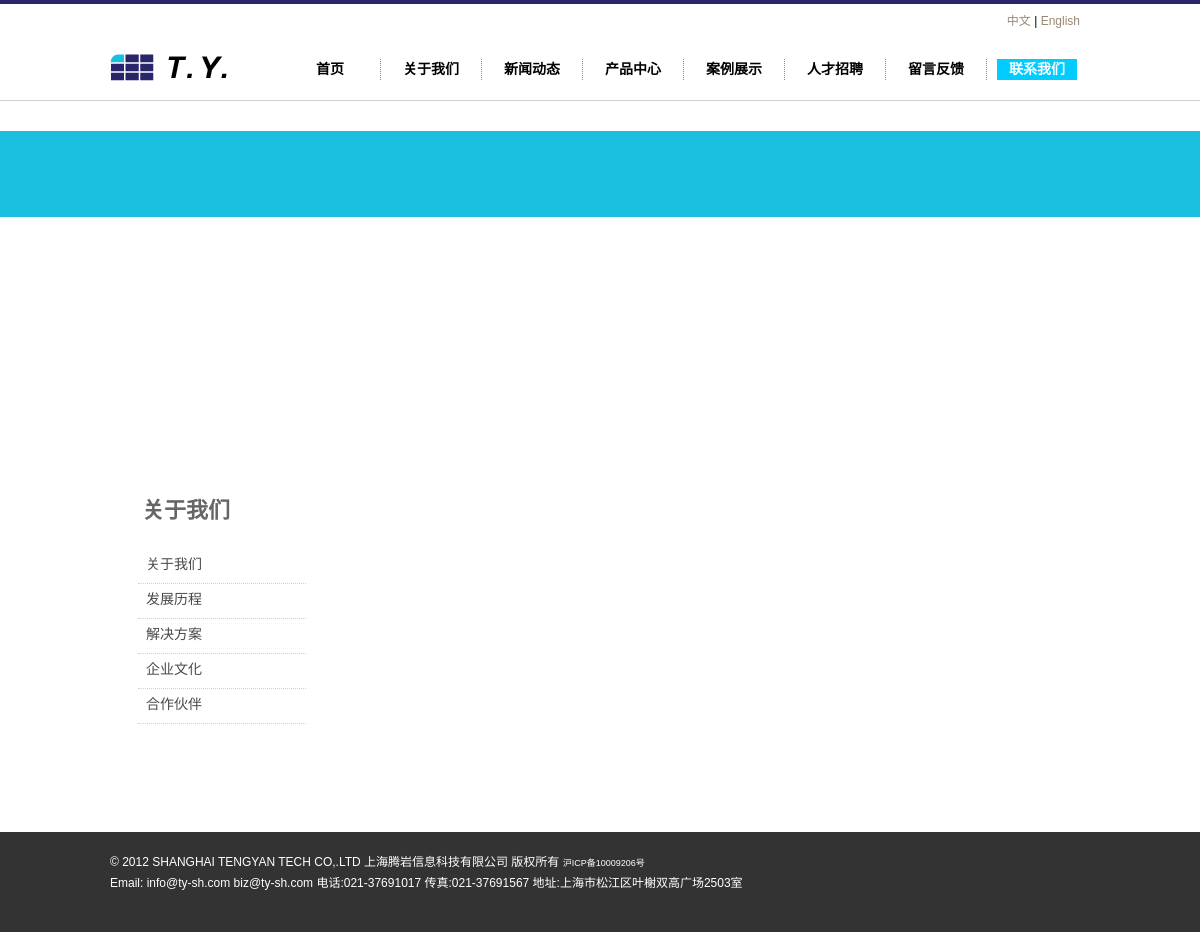
Screenshot of /about/contact.php with the database file from the repository.
### tables this page shows
CREATE TABLE `layoutpic` (
  `id_layoutpic` int(11) NOT NULL auto_increment,
  `id_layout` int(11) NOT NULL,
  `id_hr` int(11) NOT NULL,
  `title` varchar(250) NOT NULL,
  `intro` text NOT NULL,
  `url` varchar(250) NOT NULL,
  `opicname` varchar(250) NOT NULL,
  `spicname` varchar(250) NOT NULL,
  `dele` int(1) NOT NULL default '1',
  `type` varchar(3) NOT NULL,
  `indate` datetime NOT NULL,
  `modate` datetime NOT NULL,
  `deldate` datetime NOT NULL,
  `browsecount` int(11) NOT NULL,
  PRIMARY KEY  (`id_layoutpic`)
);

CREATE TABLE `siteset` (
  `id_siteset` int(11) NOT NULL auto_increment,
  `lang` int(1) NOT NULL default '1',
  `title` text NOT NULL,
  `keywords` text NOT NULL,
  `description` text NOT NULL,
  `otherheader` text NOT NULL,
  `iscopy` int(1) NOT NULL default '0',
  `rmailbox` varchar(50) NOT NULL,
  `smailbox` varchar(50) NOT NULL,
  `smailboxpass` varchar(50) NOT NULL,
  `icp` varchar(25) NOT NULL,
  `mapcode` text NOT NULL,
  `statistics` text NOT NULL,
  `isstyle` varchar(8) NOT NULL,
  PRIMARY KEY  (`id_siteset`)
);

CREATE TABLE `layout` (
  `id_layout` int(11) NOT NULL auto_increment,
  `lang` int(1) NOT NULL default '1',
  `title` varchar(250) NOT NULL,
  `url` text NOT NULL,
  `intro` text NOT NULL,
  `content` text NOT NULL,
  `openstat` int(1) NOT NULL default '1',
  `ordernum` int(11) NOT NULL,
  PRIMARY KEY  (`id_layout`)
);

### www/inc/config.php (called while the page is built, shortened)
<?php
require_once("mysql.class.php");
$db_hostname="localhost";
$db_username="root";
$db_password="123456";
$db_database="demo-l1";
?>

### www/inc/function.class.php (called while the page is built, shortened)
<?php
$objDB=new mysql($db_hostname,$db_username,$db_password,$db_database);
$strSQL = "select iscopy,otherheader,title,keywords,description,icp,mapcode,statistics from siteset where id_siteset=1" ;
$objDB->Execute($strSQL);
$setinfo=$objDB->fields();
function getcurrentfilename(){
return end(explode('/',$_SERVER["PHP_SELF"]));
}
function getlayoutinfo($lid,$tableField){
global	 $objDB;
$strSQL = "select $tableField from layout where id_layout='".$lid."'" ;
$objDB->Execute($strSQL);
$getlayoutinfo=$objDB->fields();
return $getlayoutinfo;
}
function getlayoutpic($lid,$postion){
global	 $objDB;
$strSQL = "select opicname as pic from layoutpic  where id_layout ='".$lid."' order by  id_layoutpic asc limit $postion,1" ;
$objDB->Execute($strSQL);
$arronepic=$objDB->fields();
return $arronepic[pic];
}
?>

### www/inc/cn_about_core.php (called while the page is built, shortened)
<?php
require "../inc/config.php";
require "../inc/function.class.php";
?>

### www/about/contact.php (the view, shortened to what this page needs)
<?php
require "../inc/cn_about_core.php";
$str=getpagesetinfo($_GET[pageid],'content,title,pagetitle,keywords,description');
?>
<!DOCTYPE html PUBLIC "-//W3C//DTD XHTML 1.0 Transitional//EN" "http://www.w3.org/TR/xhtml1/DTD/xhtml1-transitional.dtd">
<html xmlns="http://www.w3.org/1999/xhtml">
<head>
<link href="../inc/css/css1.css" rel="stylesheet" type="text/css">
</head>
<body>
<? require "../header.php"; ?>
<div id="about_banner">
<div id="contact_box">
<?=$setinfo[mapcode]?>
</div>
</div>
<div id="contact_contbox">
<div id="about_top">
<div id="about_toptitle">关于我们</div>
<div id="about_topintro"><?=$str[title];?></div>
</div>
<div id="about_left">
<? require "./leftmenu.php"; ?>
</div>
<div id="about_right">
</div>
</div>
<? require "../footer.php"; ?>
</body>
</html>

### www/header.php (shortened to what this page needs)
<div id="header_box">
<div id="header" >
<div id="header_logo"><a href="/"><img src="/upload/layout/<?=getlayoutpic(1,0)?>" width="132" height="27" /></a></div>
<div id="header_menubox">
<div id="header_language"><a href="/">中文</a> | <a href="/en/">English</a></div>
<div id="header_menu" style="position: relative">
<ul  id="menu">
<li><a href="/" id="n1"  <? if(getcurrentfilename()=='index.php'){echo ' class="curr"';}?>>首页</a></li>
<li><a href="/about/about.php?pageid=1" id="n2"  <? if(getcurrentfilename()=='about.php'){echo ' class="curr"';}?>>关于我们</a></li>
<li><a href="/news/news.php" id="n3"  <? if(getcurrentfilename()=='news.php'){echo ' class="curr"';}?>>新闻动态</a></li>
<li><a href="/product/product.php?id1=1" id="n4"  <? if(getcurrentfilename()=='product.php'){echo ' class="curr"';}?>>产品中心</a></li>
<li><a href="/case/case.php" id="n5"  <? if(getcurrentfilename()=='case.php'){echo ' class="curr"';}?>>案例展示</a></li>
<li><a href="/about/hr.php?pageid=7" id="n6"  <? if(getcurrentfilename()=='hr.php'){echo ' class="curr"';}?>>人才招聘</a></li>
<li><a href="javascript:void(0)"  onclick="needsendmail2();" id="n7"  >留言反馈</a></li>
<li style="border-right: none;"><a href="/about/contact.php?pageid=6" id="n8"  <? if(getcurrentfilename()=='contact.php'){echo ' class="curr"';}?>>联系我们</a></li>
</ul>
</div>
</div>
</div>
</div>

### www/footer.php (shortened to what this page needs)
<div id="footer">
<div id="footer_info">
<p>
<?
$footertext=getlayoutinfo(2,'content');
echo $footertext[content];
?>
</p>
</div>
</div>

### www/inc/css/css1.css (style rules this page uses)
html,body,div,img,h1,h2,h3,h4,h5,h6,ul,p,blockquote,form,fieldset,table,th,td,fieldset,legend { margin:0;padding:0;border:0; }
html { overflow-y:scroll; }
body { font-size:87.5%; }
a { outline:none; border-style: none; -moz-outline-style: none; }
p,ul,ol { margin-bottom:15px; }
li { margin-left:20px; }
a { color: #183F72; text-decoration: underline; }
body { font-family: Arial, Helvetica, sans-serif; text-align:left; font-size: 9pt; background-color:#fff; line-height: 1.5em; }
#header_box { width: 100%;height:96px;border-top: 4px #28256B solid;border-bottom:1px #D0D0D0 solid; }
#header { width: 980px;height:96px;margin: 0 auto; }
#header_logo { float:left;width: 137px;height:30px; margin-top:50px; }
#header_menubox { float:right;width:840px; height:96px; }
#header_language { float:right; margin-right:10px;width:300px; height:30px; text-align:right; line-height:35px; }
#header_language a { font-size: 9pt; color: #978973; text-decoration: none; font-weight: normal; }
#header_menu { float:right; margin-top:25px;width:810px; height:21px; }
#menu { font-size:14px; }
#menu, #menu li { list-style:none; padding:0; margin:0; border-right:1px dotted #978973; }
#menu li { float:left; width:100px; height:21px; }
#menu li a { display:block; width:80px; margin-left:10px; height:21px; line-height:20px; text-align:center;color:#000; text-decoration:none;font-size:14px; font-weight: bold }
#menu li a.curr { color:#fff; text-decoration:none; font-size:14px; font-weight: bold; height:21px; background-color: #0CF }
#footer { width: 100%;height:100px;background-color: #333333; color:#FFFFFF }
#footer_info { width: 980px;height:100px;margin: 0 auto; }
#footer p { float:left; margin-top:20px;line-height:20px; }
#footer a { font-size: 9px; color: #FFFFFF; text-decoration: none; font-weight: normal; }
#about_banner { margin-top:30px;width: 100%;height:86px;background-color: #1ABFDF; }
#contact_box { position: relative; padding-top:25px; width: 980px;height:300px;margin: 0 auto; }
#contact_contbox { width: 980px;margin: 0 auto; margin-top:265px;height:auto!important;min-height:300px;height:300px; }
#about_top { float:left;width: 980px;height:50px; }
#about_toptitle { float:left; margin-top:20px;width: 152px;height:70px; font-size: 22px;color: #666666; font-weight: bold; text-align:center; }
#about_topintro { float:left; margin-top:20px; margin-left:90px; width: 500px;height:30px;font-size: 20px;color: #666666; font-weight: bold; }
#about_left { float:left; width: 210px;height:300px; }
#about_right { float: right;width: 765px;height:auto!important;min-height:300px;height:300px; }

### rows the page displays
layoutpic: opicname (picture)
layout: content "© 2012 SHANGHAI TENGYAN TECH CO,.LTD 上海腾岩信息科技有限公司 版权所有 沪ICP备10009206号 Email: info@ty-sh.com biz@ty-sh.com 电话:021-37691017 传真:021-37691567 地址:上海市松江区叶榭双高广场2503室"
